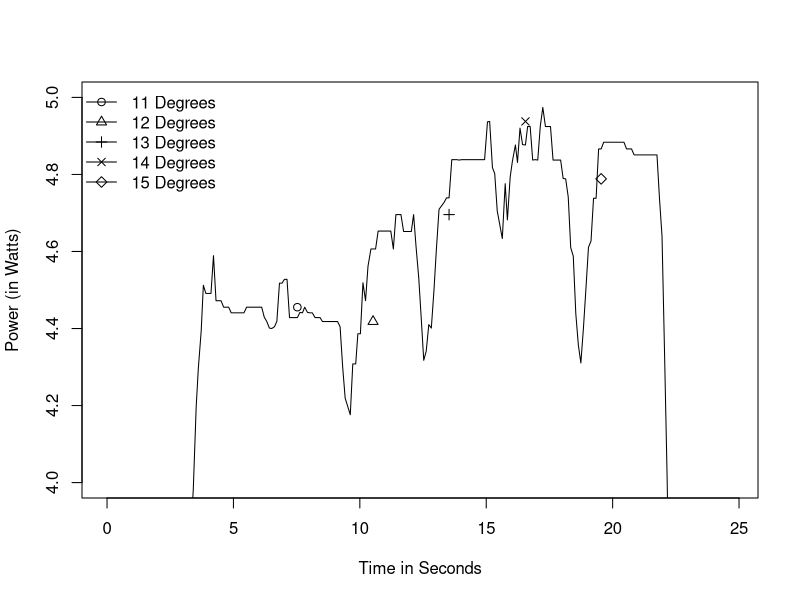

The R script that drew this image:
# Set the working directory
setwd("/Users/mac/Desktop/Programming/COMP9596//DroneData")
require(splines) #thx @Chase for the notice

# Read the data
data <- read.csv(file="16to20.csv", header=TRUE, sep=",")

# Convert date column to Date object
data$Date <- as.POSIXct(data$Date)

# Extract the data from column name to plot
data.toPlot <- data[data$Battery > 5,]

# Calculate the difference of each time point to the first (in seconds)
data.toPlot$TimeDiff <- data.toPlot$Date - data.toPlot$Date[1]

# Since TimeDiff is a time/date object, convert it to a numeric and store this as an extra column in data frame
data.toPlot$TimeDiffValue <- as.numeric(data.toPlot$TimeDiff)

# Multiple current and voltage to get Power
data.toPlot$Power <- as.double(-(data.toPlot$Current/1000) * data.toPlot$Voltage/1000)

#Get Mangnitude of Velocity
data.toPlot$Velocity <- sqrt(data.toPlot$VelocityX^2 + data.toPlot$VelocityY^2 + data.toPlot$VelocityZ^2)
data.toPlot$Mean <- mean(data.toPlot$Power)

#dY <- diff(data.toPlot$Velocity)/diff(data.toPlot$TimeDiffValue)  # the derivative of your function
#dX <- rowMeans(embed(data.toPlot$TimeDiffValue,2)) # centers the X values for plotting

#ppi <- 200
#png(file=paste("5MsFinalSpeed", ".png", sep=""), height=7*ppi, width=9*ppi, res=ppi)

#write.csv(data.toPlotFinal, file="FirstRev.csv")
plot(y=data.toPlot$Velocity, ylim=c(4,5), x=data.toPlot$TimeDiffValue,type="l",col="black", lwd="1", ylab="Power (in Watts)", xlab="Time in Seconds")
points(x=data.toPlot$TimeDiffValue[76], y=data.toPlot$Velocity[62], pch=1) 
points(x=data.toPlot$TimeDiffValue[106], y=data.toPlot$Velocity[92], pch=2)
points(x=data.toPlot$TimeDiffValue[136], y=data.toPlot$Velocity[122], pch=3)
points(x=data.toPlot$TimeDiffValue[166], y=data.toPlot$Velocity[152], pch=4)
points(x=data.toPlot$TimeDiffValue[196], y=data.toPlot$Velocity[182], pch=5)


legend("topleft", legend=c("11 Degrees", "12 Degrees", "13 Degrees", "14 Degrees", "15 Degrees"), bty="n", pch=1:5, lty=1, lwd=1)

#dev.off()
